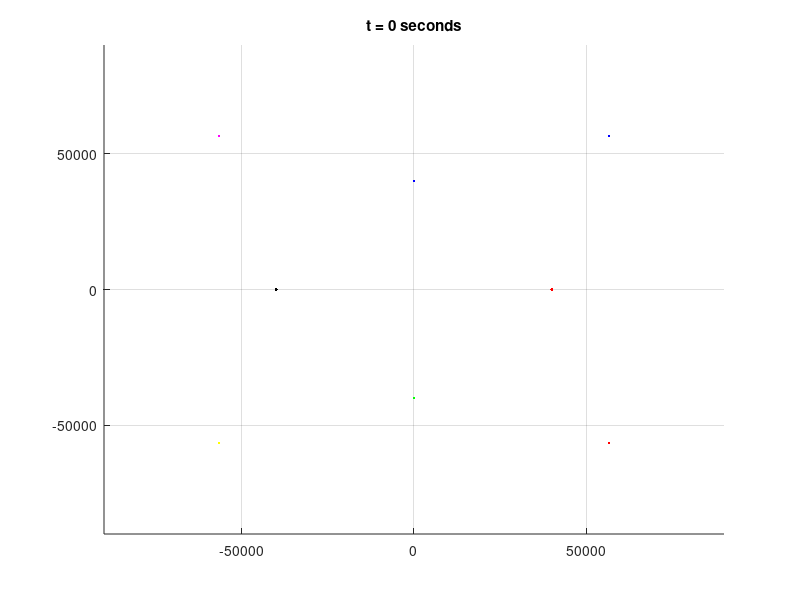
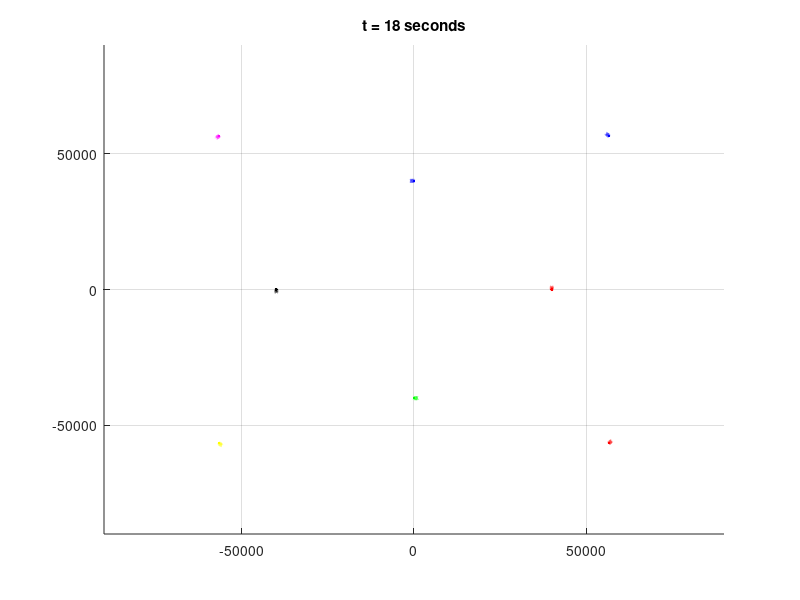
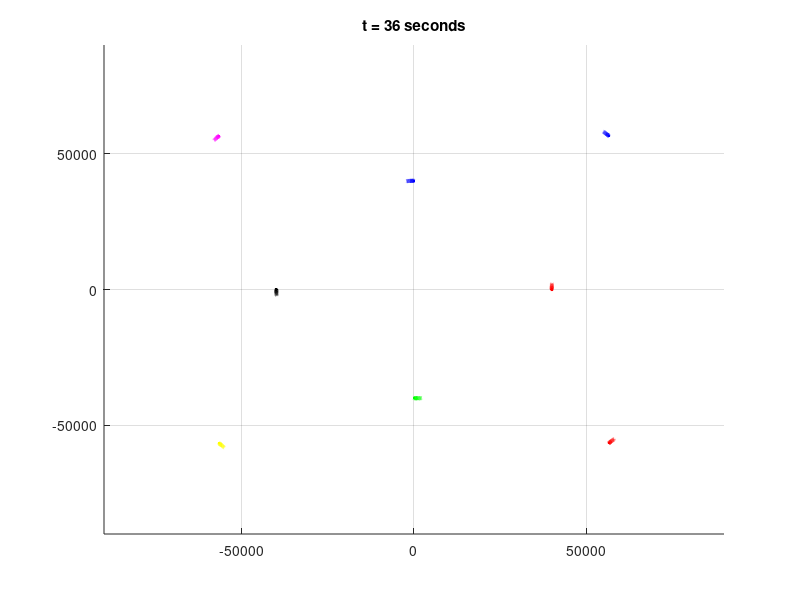
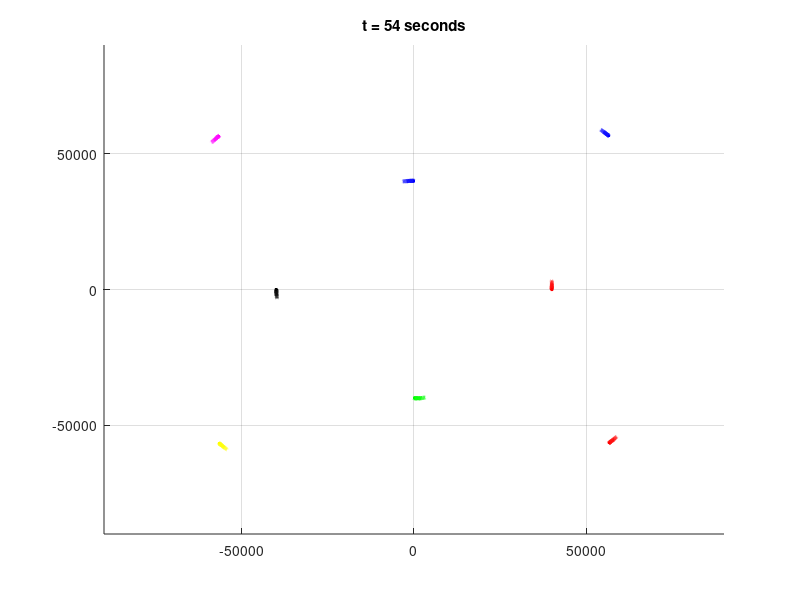

Recreate these plots in MATLAB, in order. (Note: this script raises an error after producing the figures.)
clear all; close all; clc;

load('results/dataBalloon 2022-10-20-14-37/dataBalloon 2022-10-20-14-37.mat');

% for agent_counter = 1:N
%     plot_window{agent_counter} = plot(NaN,NaN);
% end
figure
hold on
grid
axis(90e3*[-1 1 -1 1]);
list = 'rbkgbmyr';

n_steps = length(t)/200;
counter = 0;
for time_counter = 1:n_steps:length(t)
    counter = counter + 1;
    %pause(0.01)
    for agent_counter = 1:N
        x = individual_coord{agent_counter}(1,1:time_counter);
        y = individual_coord{agent_counter}(2,1:time_counter);
        
        plot(x,y, 'LineWidth',3, 'Color',list(agent_counter))
        title([ 't = ' num2str( t(time_counter) ) ' seconds'])
        %set(plot_window, 'XData', x, 'YData', y, 'LineWidth',3, 'Color',list(agent_counter));
        %drawnow
    end
    print(['frames/Frame ' num2str(counter)], '-dpng', '-r150');
end

%% Now time to generate the animated gif
GifName = 'HurricaneAnimation.gif';
delay = 0.1;    % Delay between frames (s)
for ii = 1:n_steps
    [A, ~] = imread(['frames/Frame ' num2str(ii) '.png']);
    [X, map] = rgb2ind(A, 256);
    if ii == 1
        imwrite(X, map, GifName, 'gif', 'LoopCount', inf, 'DelayTime', delay)
    else
        imwrite(X, map, GifName, 'gif', 'WriteMode', 'append', 'DelayTime', delay)
    end
end